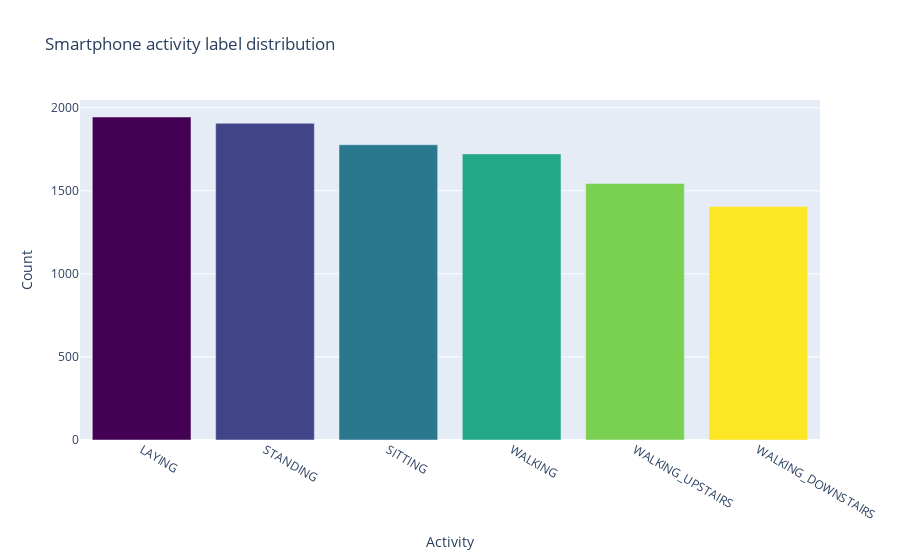

Notebook source saved alongside this figure:
### Code cell
# Create label
label = df_all['Activity']
label_counts = label.value_counts()
participant = df_all['subject']
participant_counts = participant.value_counts()

# get colors 
n = label_counts.shape[0]
colormap = get_cmap('viridis')
colors = [rgb2hex(colormap(col)) for col in np.arange(0,1.01, 1/(n-1))]

# create plot
data = go.Bar(x = label_counts.index,
             y = label_counts,
             marker = dict(color = colors))

layout = go.Layout(title = 'Smartphone activity label distribution',
                  xaxis = dict(title = 'Activity'),
                  yaxis = dict(title = 'Count'))

fig = go.Figure(data=[data], layout=layout)
iplot(fig)

### Figure 1 — Plotly figure (JSON) as saved in the notebook; plotly's stock layout.template omitted (floating-point values rounded to 4 significant figures)
{"data": [{"marker": {"color": ["#440154", "#414487", "#2a788e", "#22a884", "#7ad151", "#fde725"]}, "type": "bar", "x": ["LAYING", "STANDING", "SITTING", "WALKING", "WALKING_UPSTAIRS", "WALKING_DOWNSTAIRS"], "y": [1944, 1906, 1777, 1722, 1544, 1406]}], "layout": {"title": {"text": "Smartphone activity label distribution"}, "xaxis": {"title": {"text": "Activity"}}, "yaxis": {"title": {"text": "Count"}}}}
